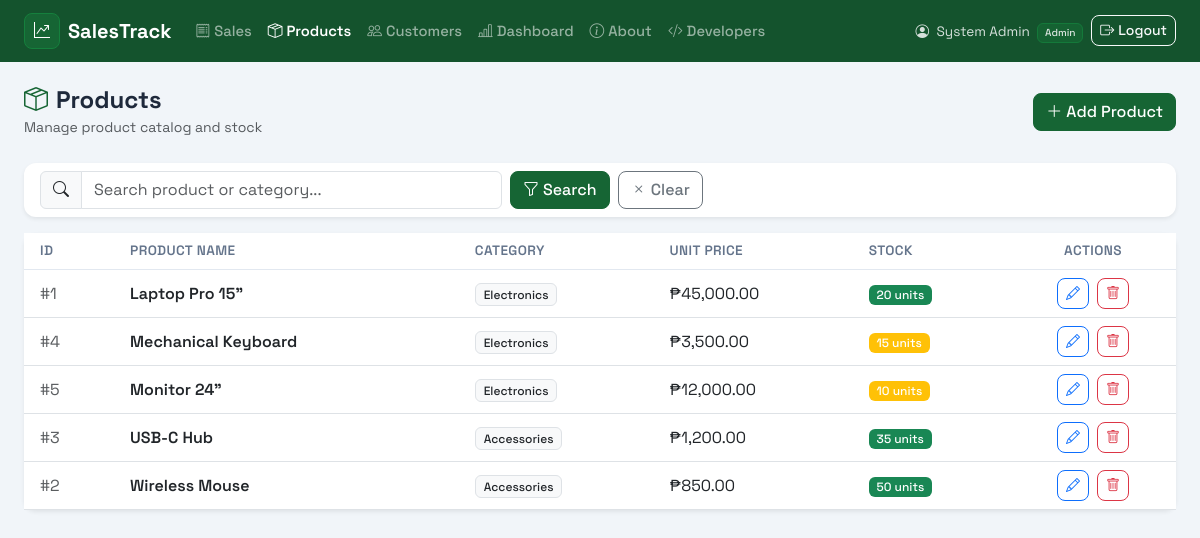
Before: /products.php (signed in) with the older database file.
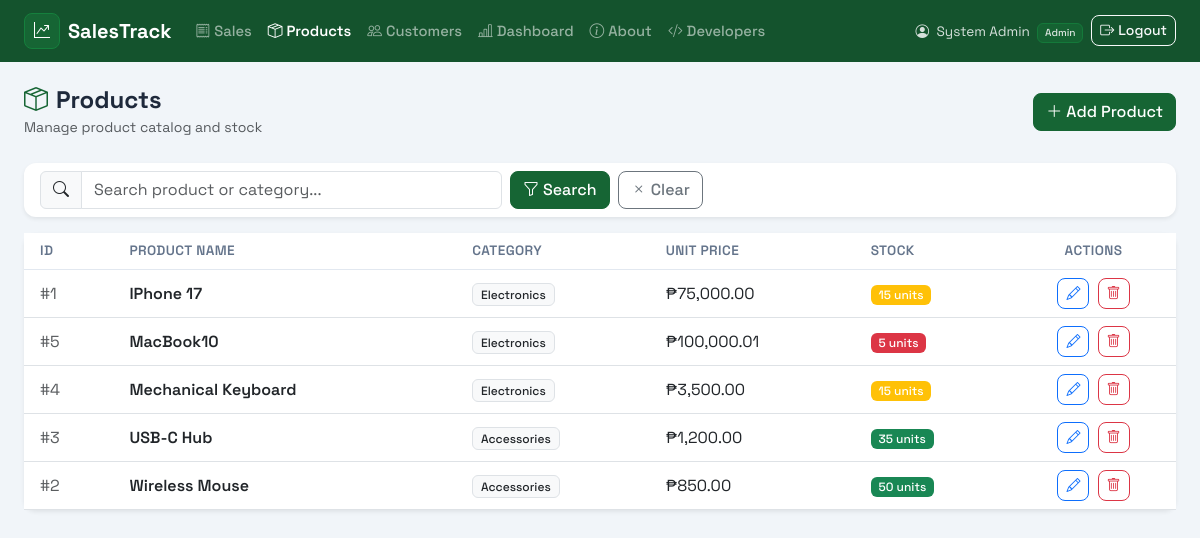
After: the same page with the newer database file.
### tables this page shows
CREATE TABLE IF NOT EXISTS products (
    id INT AUTO_INCREMENT PRIMARY KEY,
    product_name VARCHAR(100) NOT NULL,
    category VARCHAR(50) NOT NULL,
    unit_price DECIMAL(10,2) NOT NULL,
    stock_quantity INT NOT NULL DEFAULT 0,
    created_at TIMESTAMP DEFAULT CURRENT_TIMESTAMP
);

### products.php (the view, shortened to what this page needs)
<?php
require_once 'config.php';
$search = isset($_GET['search']) ? trim($_GET['search']) : '';
$where  = $search ? "WHERE product_name LIKE '%".mysqli_real_escape_string($conn,$search)."%' OR category LIKE '%".mysqli_real_escape_string($conn,$search)."%'" : '';
$products = mysqli_query($conn,"SELECT * FROM products $where ORDER BY product_name");
?>
<!DOCTYPE html>
<html lang="en">
<head>
    <link href="https://cdn.jsdelivr.net/npm/bootstrap@5.3.0/dist/css/bootstrap.min.css" rel="stylesheet">
    <link rel="stylesheet" href="https://cdn.jsdelivr.net/npm/bootstrap-icons@1.11.0/font/bootstrap-icons.css">
    <link rel="stylesheet" href="assets/styles.css">
</head>
<body>
<?php include 'navbar.php'; ?>
<div class="container-fluid px-4 py-4">
    <div class="d-flex align-items-center justify-content-between mb-4">
        <div>
            <h4 class="fw-bold mb-0"><i class="bi bi-box-seam me-2" style="color:#166534;"></i>Products</h4>
            <small class="text-muted">Manage product catalog and stock</small>
        </div>
        <?php if (isset($_GET['edit'])): ?>
            <a href="products.php" class="btn btn-primary">
                <i class="bi bi-plus-lg me-1"></i>Add Product
            </a>
        <?php else: ?>
            <button class="btn btn-primary" data-bs-toggle="modal" data-bs-target="#productModal">
                <i class="bi bi-plus-lg me-1"></i>Add Product
            </button>
        <?php endif; ?>
    </div>
    <div class="card mb-3 border-0 shadow-sm">
        <div class="card-body py-2">
            <form method="GET" class="row g-2 align-items-center">
                <div class="col-md-5">
                    <div class="input-group">
                        <span class="input-group-text"><i class="bi bi-search"></i></span>
                        <input type="text" name="search" class="form-control" placeholder="Search product or category..." value="<?= htmlspecialchars($search) ?>">
                    </div>
                </div>
                <div class="col-auto">
                    <button type="submit" class="btn btn-primary"><i class="bi bi-funnel me-1"></i>Search</button>
                    <a href="products.php" class="btn btn-outline-secondary ms-1"><i class="bi bi-x"></i> Clear</a>
                </div>
            </form>
        </div>
    </div>
    <div class="card border-0 shadow-sm">
        <div class="card-body p-0">
            <div class="table-responsive">
                <table class="table table-hover align-middle mb-0">
                    <thead style="background:#f0fdf4;">
                        <tr>
                            <th class="px-3">ID</th><th>Product Name</th><th>Category</th>
                            <th>Unit Price</th><th>Stock</th><th class="text-center">Actions</th>
                        </tr>
                    </thead>
                    <tbody>
                    <?php if (mysqli_num_rows($products)===0): ?>
                        <tr><td colspan="6" class="text-center py-4 text-muted">No products found.</td></tr>
                    <?php else: while ($row=mysqli_fetch_assoc($products)): ?>
                        <tr>
                            <td class="px-3 text-muted">#<?= $row['id'] ?></td>
                            <td class="fw-600"><?= htmlspecialchars($row['product_name']) ?></td>
                            <td><span class="badge bg-light text-dark border"><?= htmlspecialchars($row['category']) ?></span></td>
                            <td>₱<?= number_format($row['unit_price'],2) ?></td>
                            <td>
                                <?php $cls = $row['stock_quantity']<=5?'danger':($row['stock_quantity']<=15?'warning':'success'); ?>
                                <span class="badge bg-<?= $cls ?>"><?= $row['stock_quantity'] ?> units</span>
                            </td>
                            <td class="text-center">
                                <a href="?edit=<?= $row['id'] ?>" class="btn btn-sm btn-outline-primary me-1"><i class="bi bi-pencil"></i></a>
                                <a href="?delete=<?= $row['id'] ?>" class="btn btn-sm btn-outline-danger"
                                   onclick="return confirm('Delete this product?')"><i class="bi bi-trash"></i></a>
                            </td>
                        </tr>
                    <?php endwhile; endif; ?>
                    </tbody>
                </table>
            </div>
        </div>
    </div>
</div>
</body>
</html>

Changed rows visible on the page:
changed products id 1: product_name "Laptop Pro 15\"" → "IPhone 17"; unit_price "45,000.00" → "75,000.00"; stock_quantity "20" → "15"
changed products id 5: product_name "Monitor 24\"" → "MacBook10"; unit_price "12,000.00" → "100,000.01"; stock_quantity "10" → "5"; moves up the list
